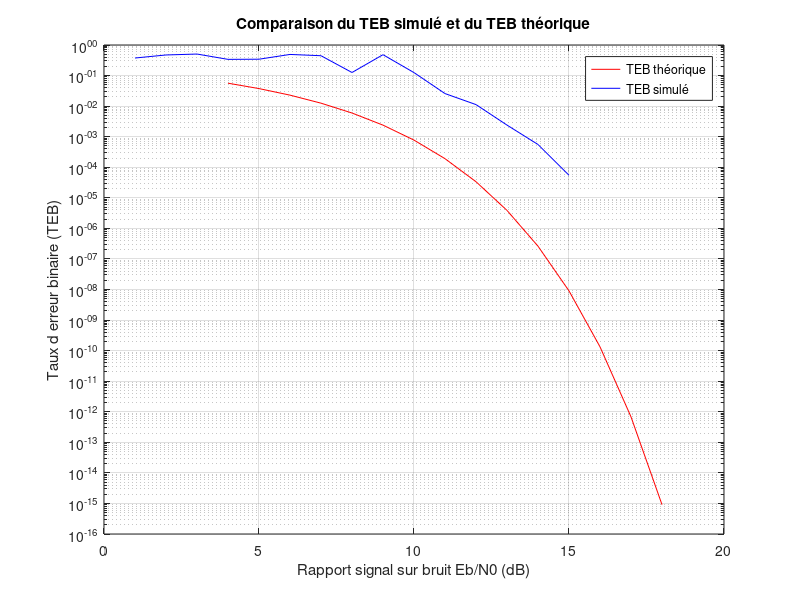

Recreate this plot in MATLAB.
%% SALLMONE Armela & MONY Alexandra
clear; % Efface les variables de l environnement de travail
close all; % Ferme les figures ouvertes
clc; % Efface la console

%% Initialisation des paramètres
Fe = 20e6; % Fréquence d'échantillonnage
Te=1/Fe; % Période d'échantillonnage
Ts=1/1e6; % Période d'émission des symboles
Fse=Ts/Te; % Facteur de sur-échantillonnage
Ns = 1000; % Nombre de symboles à émettre par paquet
Nfft = 256; 

% Implémentation de la constelation
const=[0 1];

%Préambule
Sp=[ones(1,Fse/2),zeros(1,Fse/2),ones(1,Fse/2),zeros(1,2*Fse),ones(1,Fse/2),zeros(1,Fse/2),ones(1,Fse/2),zeros(1,3*Fse)];

% Filtre de mise en forme
p=[-1/2*ones(1,Fse/2),1/2*ones(1,Fse/2)];
% p0=ones(1,Fse/2);
% p1=ones(1,Fse/2);
len_p=length(p);

p_a=fliplr(p); % Filtre adapté
sigA2 = 1;% Variance théorique des symboles

eb_n0_dB=1:15; %Liste des Eb/No en dB
eb_n0 = 10.^(eb_n0_dB/10); % Liste des Eb/N0

TEB = zeros(size(eb_n0)); % Tableau des TEB (résultats) 

% Tableau des probabilités d’erreurs théoriques
Pb = qfunc(sqrt(2*eb_n0)); 


for i = 1:length(eb_n0) 
    disp(i);
    error_cnt = 0;
    bit_cnt = 0;
    while error_cnt < 100
        %% Émetteur          
        Bk= randi([0 1],1,Ns); % Génération aléatoire des bits
        len_Bk=length(Bk);
        
        % Filtre de mise en forme
        Sl=zeros(1,len_Bk*len_p);
        
        for j=0:len_Bk-1
            Sl((len_p*j+1):(len_p*(j+1)))=(1-2*Bk(j+1))*p;
        
        end
        
        %Ajout Préambule
        Sl=[Sp, 0.5+Sl];
        
        %Estimation du délai de propagation : δt
        delta_t = randi([0, 100])* Te;
        
        % Modélisation d'un Dirac pour décaler Sl
        dirac=zeros(1,200);
        dirac(floor(delta_t/Te)+1)=1;
        
        % Décalage temporel de Sl
        Sl_shifted = conv(Sl,dirac);
        
        % Estimation du décalage en fréquence : δf
        delta_f = randi([-1,1]) * 1000; 
        
        
        % Générer le signal exp(-j2πδf t)
        t = (0:length(Sl_shifted)-1) * Te;
        exp_signal = exp(-1j * 2 * pi * delta_f * t *0 );
        
        E=mean(abs(Sl_shifted).^2);
        sigma2=E*Fse/eb_n0(i);

        %% Canal
        nl =  sqrt(sigma2/2) * (randn(size(Sl_shifted)) + 1j*randn(size(Sl_shifted))); % Génération du bruit blanc gaussien complexe 
        Y_l=Sl_shifted.*exp_signal + nl;

        %% Récepteur
        Rl=abs(Y_l).^2;


        % Estimation de delta t prime
            % Calcul de rho delta t prime
        num=conv(Rl,flip(Sp));
        den1=sqrt(sum(abs(Sp).^2));
        den2=sqrt(conv(abs(Rl).^2,ones(1,8*Fse)));
        
        rho=num./(den1*den2);
        
        % argmax de rho
        [max_value,argmax] = max(abs(rho(160:260)));
        %argmax=find(rho==max_value);
        
        delta_t_chap=argmax;

        % Synchronisation
        Rl_data=Rl(delta_t_chap+160:end);

        % Filtre de reception
        V_l=conv(Rl_data,p_a);
          
        % Échantillonnage au rythme Ts
        V_m=zeros(1,len_Bk);
        indices = 0:len_Bk-1;
        V_m(indices+1) = V_l(indices*Fse+length(p));
 
        % Association Symbole->Bits
        
        Bk_tilde=(real(V_m)<0);
        
        % Calcul du TEB
        
        error=sum(Bk(:) ~= Bk_tilde(:));
        error_cnt = error_cnt+error;  % incrémenter le compteur d'erreurs
        bit_cnt = bit_cnt + Ns;% incrémenter le compteur de bits envoyés
    end
    TEB(i) = error_cnt/bit_cnt;
end


%% Affichage des résultats

figure;
semilogy(eb_n0_dB+3, Pb, 'r');
hold on;
semilogy(eb_n0_dB, TEB, 'b');

% Titre et légendes
title('Comparaison du TEB simulé et du TEB théorique');
xlabel('Rapport signal sur bruit Eb/N0 (dB)');
ylabel("Taux d erreur binaire (TEB)");
legend('TEB théorique', 'TEB simulé');
grid on;